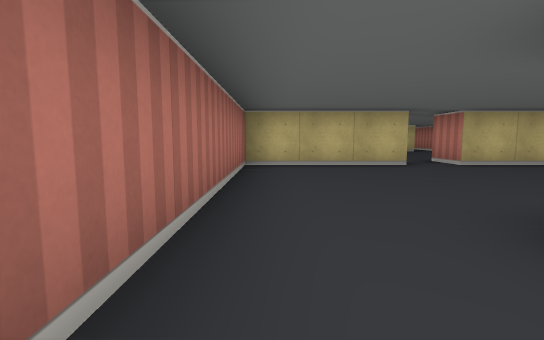
view 1 (above)

16 first-person views from a walk through a cub3D level. The camera is about half as high as the walls, tilts 6° down and sees 85° across. The floor is counted in squares. Each view is taken from the middle of a square. On the plan, view 1 faces up. The plan holds only what a view shows up to about 9 squares ahead; the rest is blank.

view 2
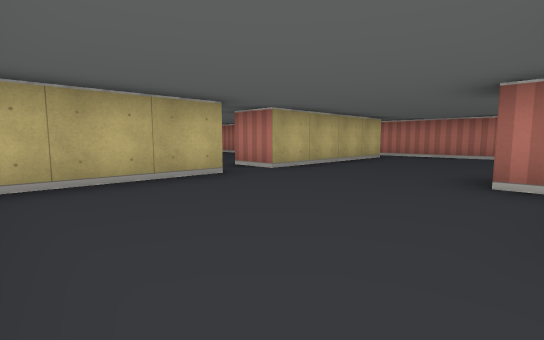

view 3
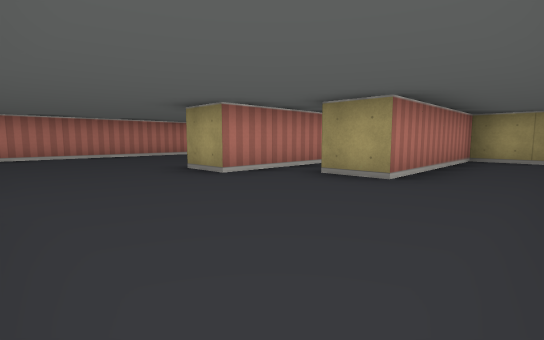

view 4
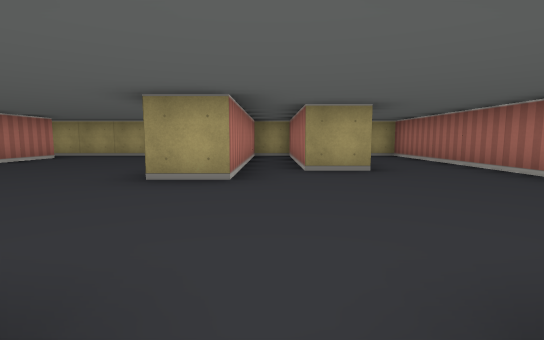

view 5
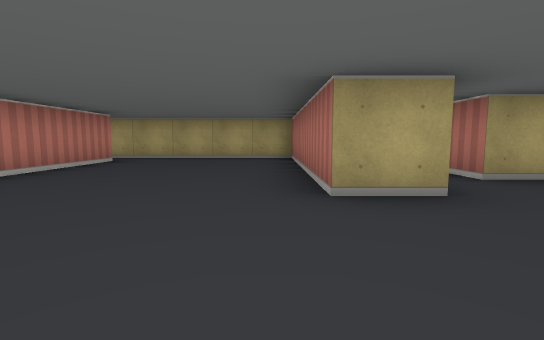

view 6
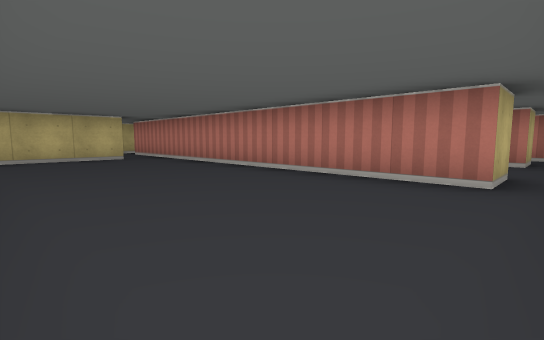

view 7
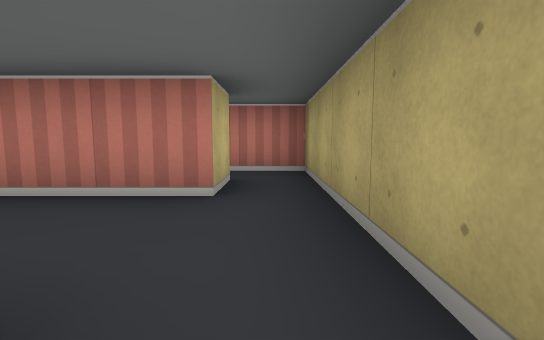

view 8
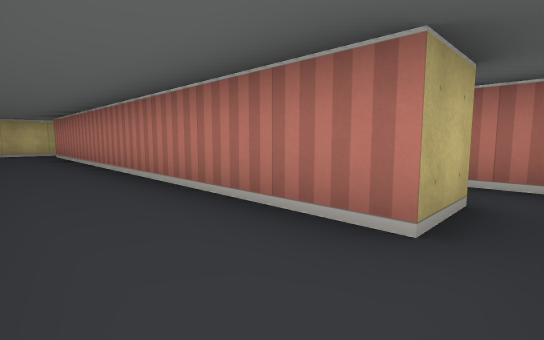

view 9
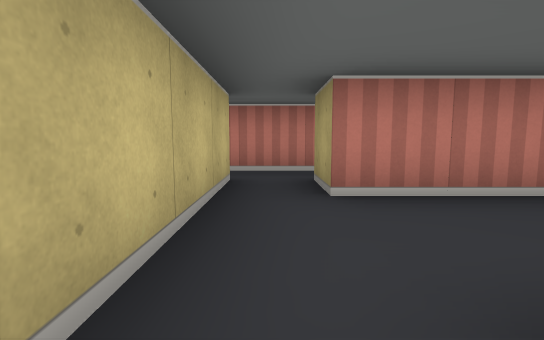

view 10
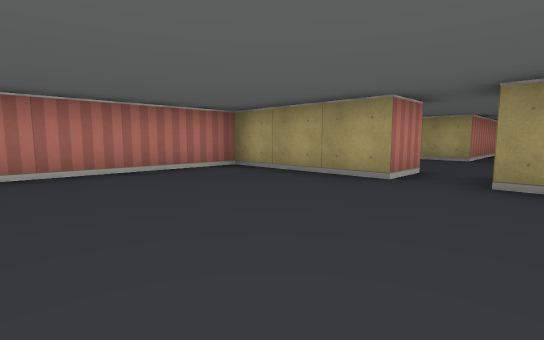

view 11
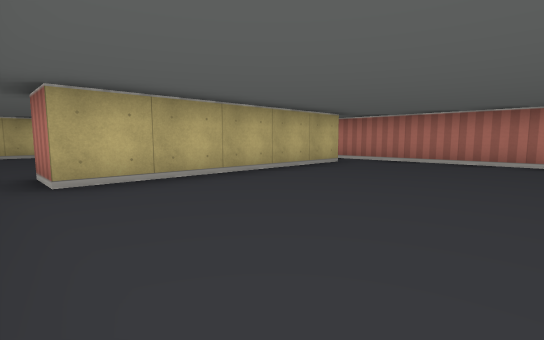

view 12
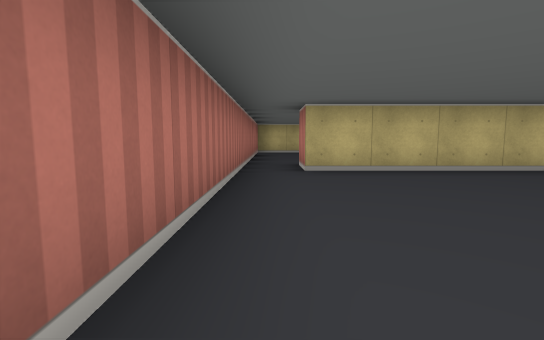

view 13
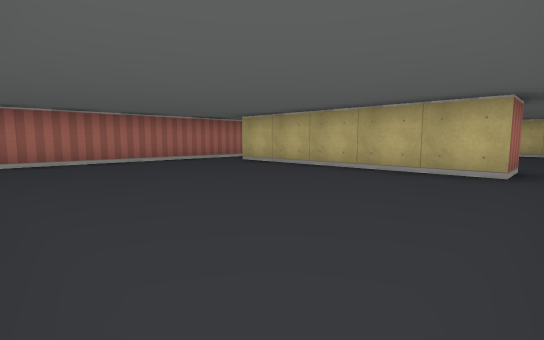

view 14
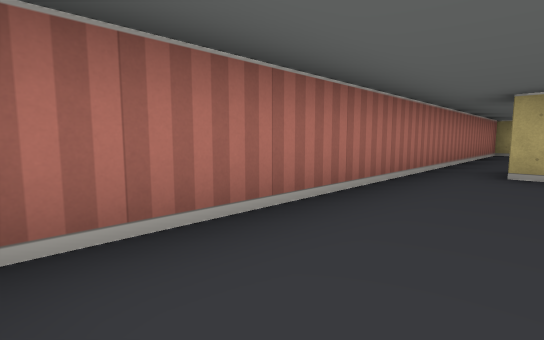

view 15
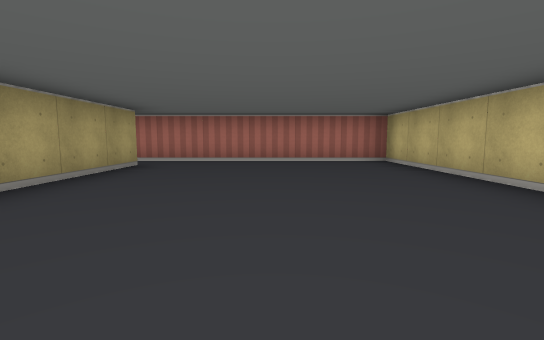

view 16
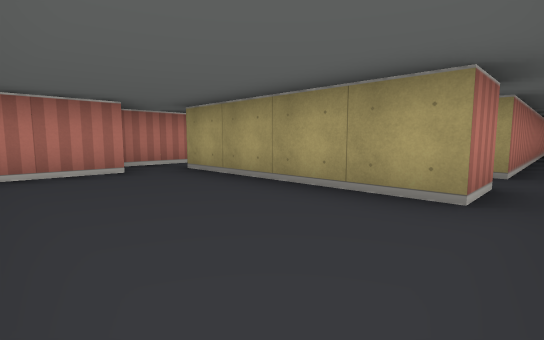

### Floor plan
Points are (right, up) in squares from view 1. A wall is a line through its corners. A room is listed if a view was taken in it or the views show most of it. See-through windows are left out.
Room 1 (views 1, 2, 3, 4, 5, 6)
walls: (2.6, 5.5) (-0.5, 5.5) (-0.5, -2.5) (1.5, -2.5) (1.5, 1.5) (2.5, 1.5) (2.5, -2.2); (7.6, 5.5) (3.5, 5.5) (3.5, 6.5); (8.5, -1.5) (8.5, 5.5); (2.4, -2.5) (3.5, -2.5) (3.5, 2.5) (4.5, 2.5) (4.5, -2.5) (8.5, -2.5)
ways out: opening at (9, -2) to room 2; opening at (3, 6) to room 3; opening at (8, 6.5) to room 6
Room 2 (views 7, 8, 9)
walls: (9.5, -1.5) (8.5, -1.5); (11.5, -1.5) (11.5, 7.5); (8.5, -2.5) (11.5, -2.5); (11.5, 8.5) (9.5, 8.5)
ways out: opening at (9, -2) to room 1; opening at (9, 8) to room 6; opening at (12, -2); opening at (12, 8)
Room 3 (views 10, 11, 12, 13, 14)
walls: (3.5, 6.5) (6.5, 6.5) (6.5, 12.2); (5.5, 11.5) (0.5, 11.5); (-0.5, 11.5) (-0.5, 7)
ways out: opening at (3, 6) to room 1; opening at (0, 12) to room 4; opening at (6, 12) to room 4
Room 4 (view 15)
walls: (3.4, 17.5) (-0.5, 17.5) (-0.5, 11.5); (5.5, 12.5) (5.5, 11.5); (5.6, 17.5) (5, 17.5); (0.5, 11.5) (0.5, 12.5) (3.4, 12.5)
ways out: opening at (0, 12) to room 3; opening at (6, 12) to room 3
Room 5 (view 16)
walls: (12.5, 10.4) (12.5, 11.9); (8.5, 8.5) (8.5, 9.5) (12.5, 9.5)
ways out: opening at (8, 9) to room 6; opening at (13, 9)
Room 6 (no view inside)
walls: (8.5, 5.5) (8.5, 7.5)
ways out: opening at (8, 6.5) to room 1; opening at (9, 8) to room 2; opening at (8, 9) to room 5

Positions as (right, up) in squares from view 1, and headings:
1: (0, 0), facing up
2: (0, 2), facing up-right
3: (0, 5), facing down-right
4: (3, 6), facing down
5: (5, 5), facing down
6: (5, -2), facing up-right
7: (9, -2), facing right
8: (10, -2), facing up-right
9: (9, 8), facing right
10: (2, 10), facing down-right
11: (0, 8), facing up-right
12: (0, 7), facing up
13: (6, 7), facing up-left
14: (1, 7), facing up-left
15: (6, 15), facing left
16: (8, 12), facing down-right
